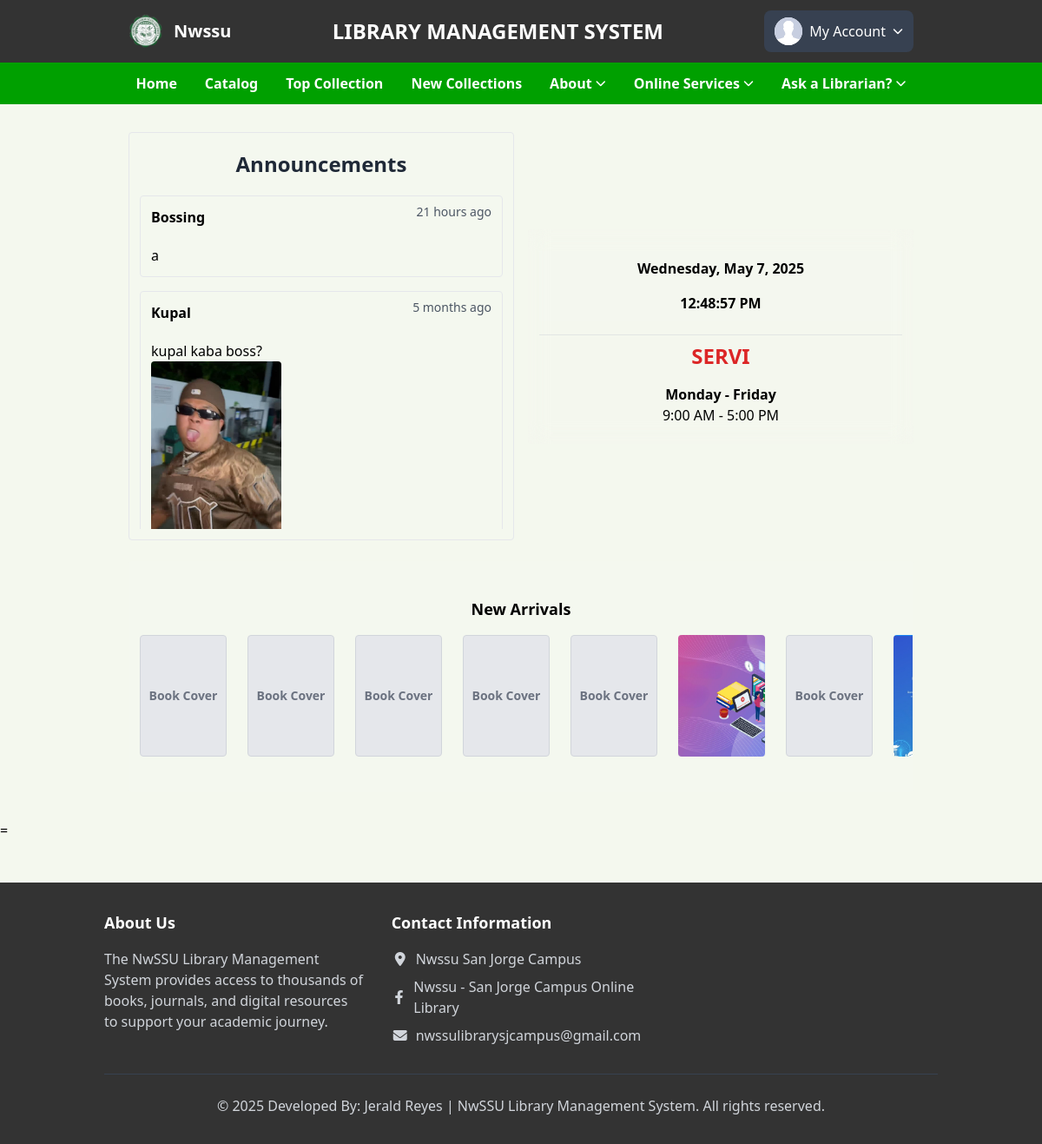
The page /student/home (signed in) on the database its author committed.
### tables this page shows
CREATE TABLE `announcement` (
  `id` int(50) NOT NULL,
  `title` varchar(250) NOT NULL,
  `message` varchar(5000) NOT NULL,
  `image` varchar(300) DEFAULT NULL,
  `date` varchar(50) NOT NULL
);

CREATE TABLE `books` (
  `id` int(100) NOT NULL,
  `material_type` varchar(250) NOT NULL,
  `sub_type` varchar(250) NOT NULL,
  `category` varchar(250) NOT NULL,
  `title` varchar(500) NOT NULL,
  `author` varchar(500) NOT NULL,
  `publisher` varchar(500) NOT NULL,
  `status` varchar(100) NOT NULL,
  `subject` varchar(250) NOT NULL,
  `content` varchar(5000) NOT NULL,
  `summary` varchar(5000) NOT NULL,
  `issn` varchar(250) NOT NULL,
  `call_no` varchar(250) NOT NULL,
  `ISBN` varchar(250) NOT NULL,
  `copyright` varchar(250) NOT NULL,
  `page_number` int(250) NOT NULL,
  `edition` varchar(250) NOT NULL,
  `copies` int(250) NOT NULL,
  `date_acquired` varchar(250) NOT NULL,
  `books_image` varchar(400) DEFAULT NULL,
  `catalog_date` varchar(50) NOT NULL
);

### student/home.php (the view, shortened to what this page needs)
<?php
include '../student/side_navbars.php';
try {
    $conn = new PDO("mysql:host=$db_host;dbname=$db_name", $user_name, $user_password);
    $conn->setAttribute(PDO::ATTR_ERRMODE, PDO::ERRMODE_EXCEPTION);
    $home = $conn->query("SELECT * FROM announcement ORDER BY id DESC");
    $announcements = $home->fetchAll(PDO::FETCH_ASSOC);
    $sql = "SELECT title, books_image, id FROM books";
    $home = $conn->query($sql);
    $books = $home->fetchAll(PDO::FETCH_ASSOC);
} catch (PDOException $e) {
    echo "Connection failed: " . $e->getMessage();
    exit();
}
?>
<!DOCTYPE html>
<html lang="en">
<head>
    <link href="https://cdn.jsdelivr.net/npm/tailwindcss@2.2.19/dist/tailwind.min.css" rel="stylesheet">
    <link rel="stylesheet" href="https://cdn.lineicons.com/4.0/lineicons.css">
    <link rel="stylesheet" href="https://cdn.jsdelivr.net/npm/bootstrap-icons@1.10.5/font/bootstrap-icons.css">
</head>
<body>
    <div class="back-bg bg-[url('./images/bg.png')] bg-cover bg-center">
        <div class="container mx-auto py-8 px-[5%]">
            <div class="flex flex-col md:flex-row md:space-x-4">
                <div class="w-full md:w-1/2">
                    <div class="border border-gray-200 rounded p-3 bg-gray-100/10">
                        <h2 class="text-gray-800 text-center font-bold text-2xl mb-5 mt-2">Announcements</h2>
                        <div class="max-h-96 overflow-y-auto">
                            <?php if (!empty($announcements)): ?>
                                <?php foreach ($announcements as $announcement): ?>
                                    <div class="border border-gray-200 rounded p-3 mb-4 relative">
                                        <div class="flex justify-between">
                                            <div class="text-left">
                                                <p class="posted-by"><strong> <?php echo htmlspecialchars($announcement['title']); ?></strong></p>
                                            </div>
                                            <span class="absolute top-2 right-3 text-sm text-gray-600">
                                                <?php
                                                $post_time = new DateTime($announcement['date']);
                                                $now = new DateTime();
                                                $interval = $post_time->diff($now);
                                                if ($interval->y > 0) {
                                                    echo $interval->y . ' year' . ($interval->y > 1 ? 's' : '') . ' ago';
                                                } elseif ($interval->m > 0) {
                                                    echo $interval->m . ' month' . ($interval->m > 1 ? 's' : '') . ' ago';
                                                } elseif ($interval->d > 0) {
                                                    echo $interval->d . ' day' . ($interval->d > 1 ? 's' : '') . ' ago';
                                                } elseif ($interval->h > 0) {
                                                    echo $interval->h . ' hour' . ($interval->h > 1 ? 's' : '') . ' ago';
                                                } elseif ($interval->i > 0) {
                                                    echo $interval->i . ' minute' . ($interval->i > 1 ? 's' : '') . ' ago';
                                                } else {
                                                    echo 'Just now';
                                                }
                                                ?>
                                            </span>
                                        </div>
                                        <p class="announcement-text text-left mt-5"><?php echo htmlspecialchars($announcement['message']); ?></p>
                                        <?php if (!empty($announcement['image'])): ?>
                                            <div class="announcement-image text-left">
                                                <img src="./uploaded_file/<?php echo htmlspecialchars($announcement['image']); ?>" alt="Announcement Image" class="w-[150px] w-[130px] rounded">
                                            </div>
                                        <?php endif; ?>
                                    </div>
                                <?php endforeach; ?>
                            <?php else: ?>
                                <p>No announcements available.</p>
                            <?php endif; ?>
                        </div>
                    </div>
                </div>
                <div class="w-full md:w-1/2 flex justify-center items-center">
                    <div class="border border-transparent bg-gray-100/10 rounded p-3 backdrop-blur-md w-full max-w-md">
                        <div class="text-center mt-3 font-semibold">
                            <div class="bg-gray-100/10 px-3 py-2" id="datetime-date"></div>
                            <div class="bg-gray-100/10 px-3 py-2" id="datetime-time"></div>
                        </div>
                        <div class="flex justify-center mt-4 border-t border-gray-300/50 py-2">
                            <div class="text-center">
                                <h2 id="service-hours" class="mb-4 text-2xl font-bold text-red-600">SERVICE HOURS</h2>
                                <h5 class="font-bold">Monday - Friday</h5>
                                <p>9:00 AM - 5:00 PM</p>
                            </div>
                        </div>
                    </div>
                </div>
            </div>
            <div class="container mx-auto mt-6">
                <div class="border border-transparent bg-gray-100/10 rounded p-3d py-10">
                    <h2 class="text-lg font-bold mb-4 text-center text-black">New Arrivals</h2>
                    <div class="marquee-container">
                        <div class="marquee-content animate-marquee-slow hover-pause">
                            <?php
                            for ($i = 0; $i < 2; $i++):
                                foreach ($books as $book):
                            ?>
                                    <div class="book-item inline-block flex-shrink-0 w-[80px] h-[120px] sm:w-[90px] sm:h-[130px] md:w-[100px] md:h-[140px] mx-1 sm:mx-2 md:mx-3">
                                        <a href="./books?id=<?php echo urlencode($book['id']); ?>" title="<?php echo htmlspecialchars($book['title']); ?>">
                                            <?php if (!empty($book['books_image']) && file_exists("../uploaded_file/" . $book['books_image'])): ?>
                                                <img src="./uploaded_file/<?php echo htmlspecialchars($book['books_image']); ?>"
                                                    alt="<?php echo htmlspecialchars($book['title']); ?>"
                                                    class="w-full h-full object-cover rounded shadow-sm hover:shadow-md transition-all duration-300" />
                                            <?php else: ?>
                                                <div class="w-full h-full border border-gray-300 rounded bg-gray-200 flex items-center justify-center text-gray-500 hover:bg-gray-300 transition-all duration-5000">
                                                    <b class="text-xs sm:text-sm">Book Cover</b>
                                                </div>
                                            <?php endif; ?>
                                        </a>
                                    </div>
                            <?php
                                endforeach;
                            endfor;
                            ?>
                        </div>
                    </div>
                </div>
            </div>
        </div>=
        <?php include '../student/footer.php'; ?>
    </div>
</body>
</html>

### student/home.php (style rules this page uses)
.animate-marquee-slow { animation: marquee 15s linear infinite; }
@media (min-width: 768px) and (max-width: 1279px) { .animate-marquee-slow { animation: marquee 10s linear infinite; } }
.marquee-container { width: 100%; overflow: hidden; position: relative; }
.marquee-content { display: flex; flex-wrap: nowrap; width: max-content; }

### rows shown on the page
announcement: title "Bossing", date "21", message "a"
announcement: title "Kupal", date "5", shows "s", message "kupal kaba boss?", image (picture)
books: shows "Book Cover"
books: shows "Book Cover"
books: shows "Book Cover"
books: shows "Book Cover"
books: shows "Book Cover"
books: books_image (picture)
books: shows "Book Cover"
books: books_image (picture)
